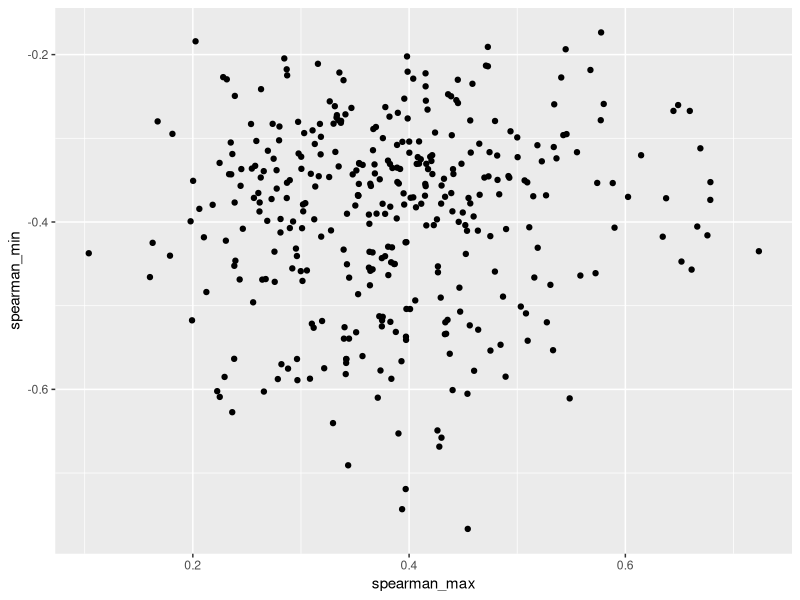
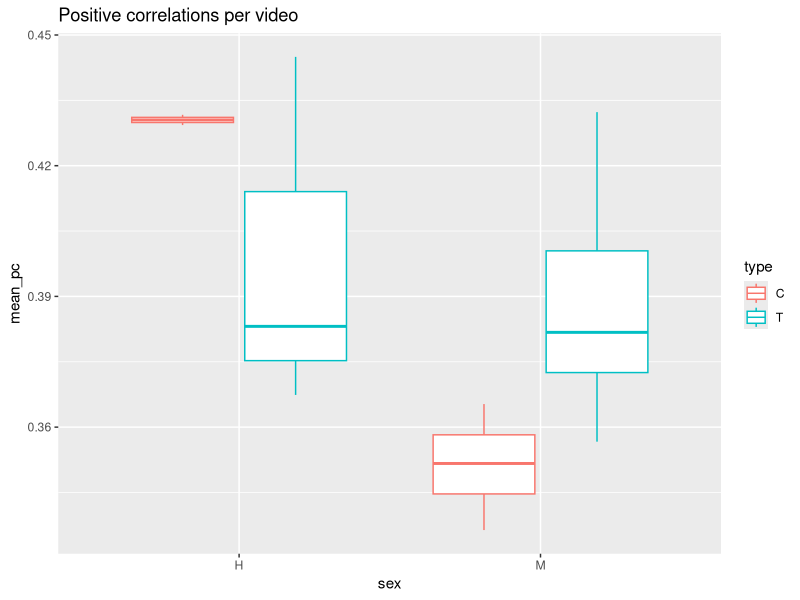
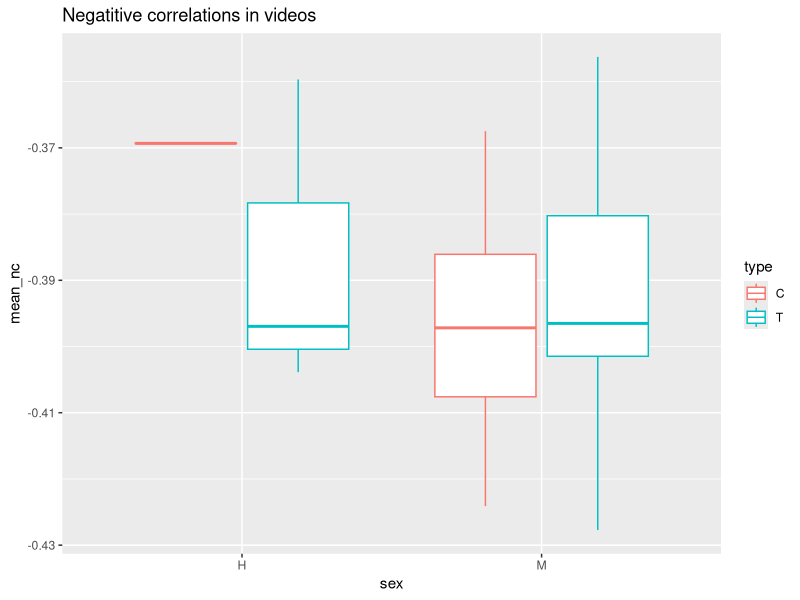
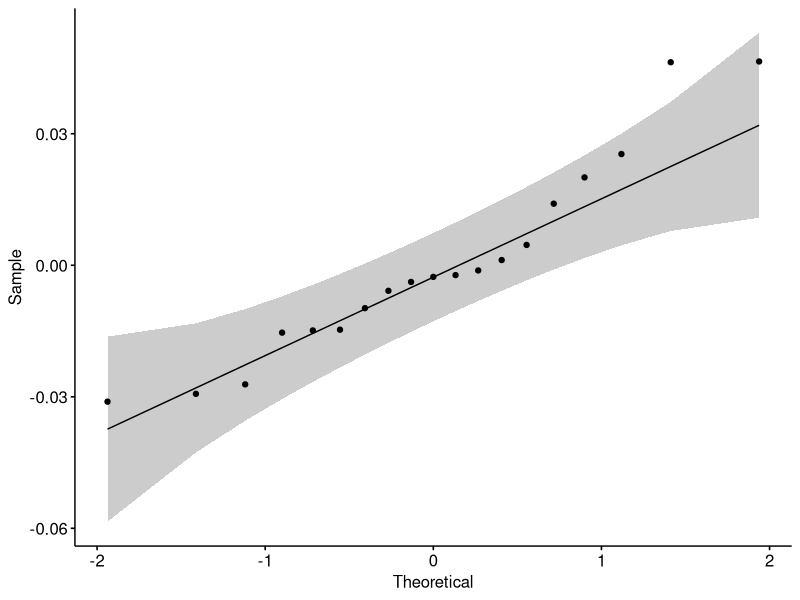
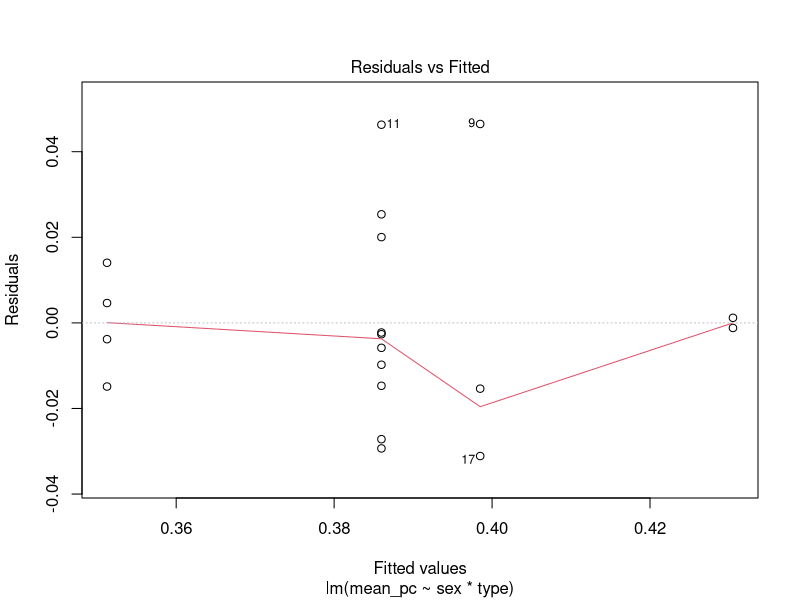
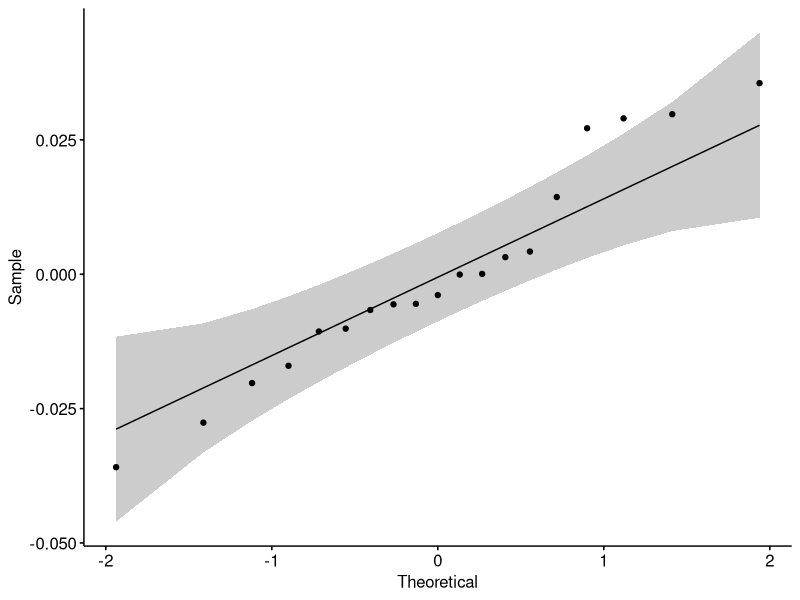
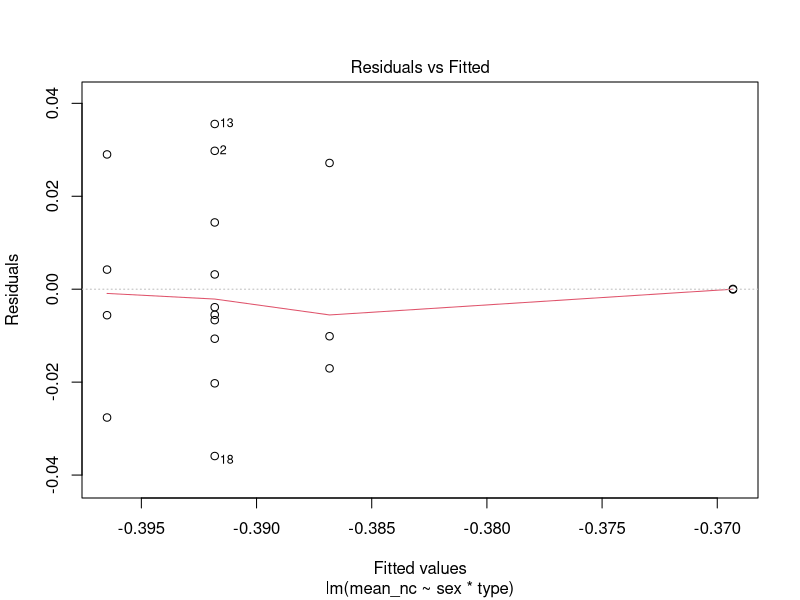

Here is the R script that generated these plots, in order: (Note: this script raises an error after producing the figures.)
## ---- chunk 1
knitr::opts_chunk$set(echo = TRUE)
## ---- chunk 2
library(dplyr)
library(rstatix)
library(ggplot2)
library(ggpubr)
library(knitr)

MEA_segments<-read.csv("MEA_segments.csv")%>%
  select(video,zone,spearman_max,lag_spearman_max,spearman_min,lag_spearman_min,sex,type)
## ---- chunk 3
n<-nrow(MEA_segments)
x<-sample(n,10)
kable(MEA_segments[x, ])
## ---- chunk 4
x1<-which(MEA_segments$spearman_max+MEA_segments$spearman_min>0&
          MEA_segments$lag_spearman_max>1)
x2<-which(MEA_segments$spearman_max+MEA_segments$spearman_min<0&
          MEA_segments$lag_spearman_min>1)

MEA_segments<-MEA_segments[c(x1,x2), ]
## ---- chunk 5
MEA_segments <- group_by(MEA_segments,video)
segments_videos <- reframe(MEA_segments,segments=n())
kable(segments_videos)
MEA_segments<-ungroup(MEA_segments)
## ---- chunk 6
ggplot(MEA_segments,aes(spearman_max,spearman_min))+geom_point()
correlation <-cor(MEA_segments$spearman_max,MEA_segments$spearman_min)
print(summary(MEA_segments$spearman_max))
print(summary(MEA_segments$spearman_min))

n1 <- length(which(MEA_segments$spearman_max<0))
n2 <- length(which(MEA_segments$spearman_min>0))
## ---- chunk 7
MEA_segments<-group_by(MEA_segments,video,sex,type)
Mean_corr_by_video<-reframe(MEA_segments,mean_pc=mean(spearman_max),mean_nc=mean(spearman_min),sd_pc=sd(spearman_max),sd_nc=sd(spearman_min))
MEA_segments<-ungroup(MEA_segments)
kable(Mean_corr_by_video)
## ---- chunk 8
Mean_corr_by_video<-group_by(Mean_corr_by_video,sex,type)

table_1<-reframe(Mean_corr_by_video,mean_pc=mean(mean_pc),
mean_nc=mean(mean_nc),sd_pc=mean(sd_pc),sd_nc=mean(sd_nc))
kable(table_1)
Mean_corr_by_video<-ungroup(Mean_corr_by_video)
## ---- chunk 9
ggplot(Mean_corr_by_video,aes(x=sex,y=mean_pc,color=type))+geom_boxplot()+ggtitle("Positive correlations per video")
ggplot(Mean_corr_by_video,aes(x=sex,y=mean_nc,color=type))+geom_boxplot()+ggtitle("Negatitive correlations in videos")
## ---- chunk 10
model  <- lm(mean_pc ~ sex*type, data = Mean_corr_by_video)
ggqqplot(residuals(model))
shapiro_test(residuals(model))
plot(model,1)
Mean_corr_by_video %>% levene_test(mean_pc ~ sex*type)
## ---- chunk 11
model  <- lm(mean_nc ~ sex*type, data = Mean_corr_by_video)
ggqqplot(residuals(model))
shapiro_test(residuals(model))
plot(model,1)
Mean_corr_by_video %>% levene_test(mean_nc ~ sex*type)
## ---- chunk 12
temp<-Mean_corr_by_video%>%group_by(sex,type)%>%identify_outliers(mean_pc)
print(temp)
## ---- chunk 13
temp<-Mean_corr_by_video%>%group_by(sex,type)%>%identify_outliers(mean_nc)
print(temp)
## ---- chunk 14
Mean_corr_by_video_nc<-Mean_corr_by_video
if (length(x)>0){
  Mean_corr_by_video_nc<-Mean_corr_by_video_nc[-x,]
}
Mean_corr_by_video_pc<-Mean_corr_by_video
if (length(x)>0){
  Mean_corr_by_video_pc<-Mean_corr_by_video_pc[-x,]
}
## ---- chunk 15
anova_nc <- Mean_corr_by_video %>% anova_test(mean_nc ~ sex * type)
print(anova_nc)
## ---- chunk 16
anova_pc <- Mean_corr_by_video %>% anova_test(mean_pc ~ sex * type)
print(anova_pc)
## ---- chunk 17
res.aov <- filter(Mean_corr_by_video_pc,sex=='Male') %>% 
  anova_test(mean_pc ~ type)
print(res.aov)
## ---- chunk 18
res.aov <- filter(Mean_corr_by_video_pc,sex=='Female') %>% 
  anova_test(mean_pc ~ type)
print(res.aov)
## ---- chunk 19
res.aov <- filter(Mean_corr_by_video_nc,sex=='Male') %>% 
  anova_test(mean_nc ~ type)
print(res.aov)
## ---- chunk 20
res.aov <- filter(Mean_corr_by_video_nc,sex=='Female') %>% 
  anova_test(mean_nc ~ type)
print(res.aov)
